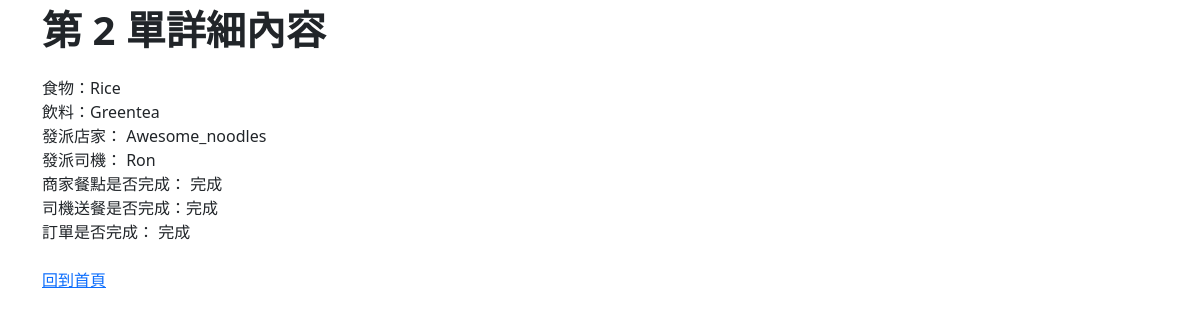
The app's page /ubereats/detail_order/2, older data.
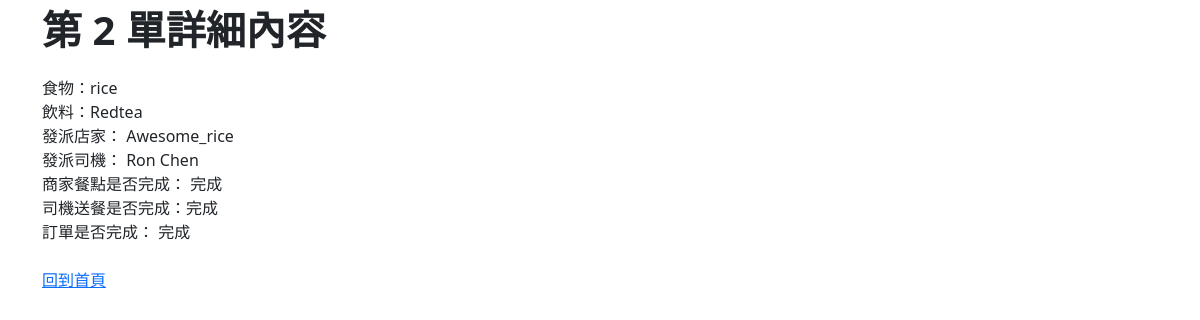
The same page, newer data.
### ubereats/models.py (models this page shows, shortened)
class Order(models.Model):
    is_completed = models.BooleanField(default=False)
    store = models.ForeignKey(Store, on_delete=models.CASCADE, null=True)
    driver = models.ForeignKey(Driver, on_delete=models.CASCADE, null=True)
    food = models.CharField('食物', max_length=30, blank=True, default='')
    drink = models.CharField('飲料', max_length=30, blank=True, default='')
    created_dt = models.DateTimeField(auto_now_add=True)
    is_store_completed = models.BooleanField(default=False)
    is_driver_completed = models.BooleanField(default=False)
    class Meta:
        db_table = 'tb_order'

class Store(models.Model):
    name = models.CharField('店家', max_length=30, blank=True, default='')
    def __str__(self):
        return self.name
    class Meta:
        db_table = 'tb_store'

class Driver(models.Model):
    name = models.CharField('司機', max_length=30, blank=True, default='')
    def __str__(self):
        return self.name
    class Meta:
        db_table = 'tb_driver'

### ubereats/views.py (the view)
# urls.py: path('detail_order/<int:pk>', views.detail_order, name="Detail_Order"),
def detail_order(request, pk):
    try:
        order = Order.objects.get(id=pk)
    except Order.DoesNotExist:
        raise Http404("No OrderModel matches the given query.")
    context = {
        "order": order
    }
    return render(request, 'detail_order.html', context)

### ubereats/templates/detail_order.html (shortened to what this page needs)
{% extends 'base.html' %}
{% block content %}
<p class="fs-1 fw-bold"> 第 {{ order.id }} 單詳細內容</p>
    <div>
        食物：{{ order.food }}</br>
        飲料：{{ order.drink }}</br>
        發派店家：{% if order.store %} <td>{{ order.store }}</td> {% else %} <td>未發派商家</td>{% endif %} </br>
        發派司機：{% if order.driver %} <td>{{ order.driver }}</td> {% else %} <td>未發派司機</td> {% endif %} </br>
        商家餐點是否完成：{% if order.is_store_completed %} <td>完成</td> {% else %} <td>未完成</td> {% endif %} </br>
        司機送餐是否完成：{% if order.is_driver_completed %}<td>完成</td> {% else %} <td>未完成</td> {% endif %} </br>
        訂單是否完成：{% if order.is_store_completed %} <td>完成</td> {% else %} <td>未完成</td> {% endif %} </br>
    </div>
    <a href="{% url "Index" %}">回到首頁</a>
{% endblock %}

Row changes from the older to the newer data that the page shows:
changed Order id 2: food "Rice" → "rice"; drink "Greentea" → "Redtea"; store "Awesome_noodles" → "Awesome_rice"; driver "Ron" → "Ron Chen"
